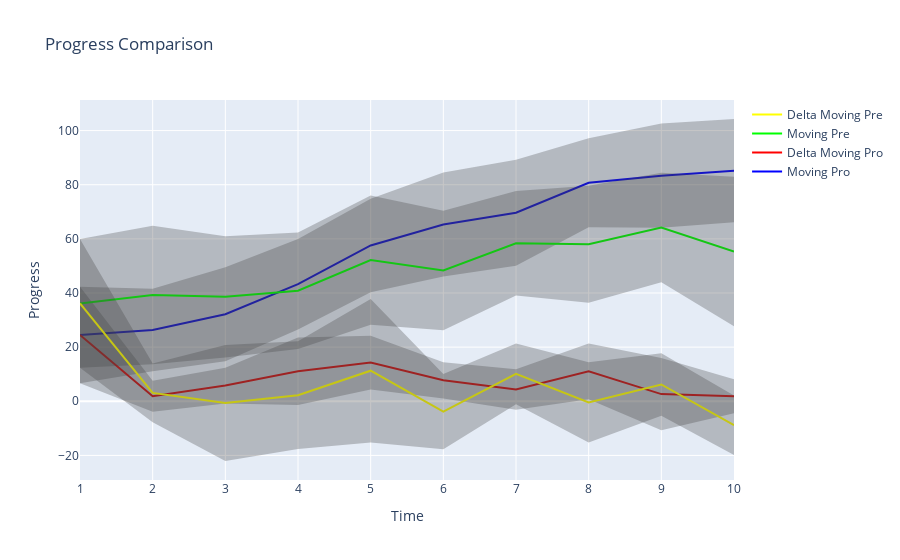

Notebook cell for this chart:
### Code cell
import plotly.graph_objects as go

# Assuming these are numpy arrays
moving_pro_mean = moving_pro.mean(axis=0)
moving_pro_std = moving_pro.std(axis=0)

delta_moving_pro_mean = delta_moving_pro.mean(axis=0)
delta_moving_pro_std = delta_moving_pro.std(axis=0)

moving_pre_mean = moving_pre.mean(axis=0)
moving_pre_std = moving_pre.std(axis=0)

delta_moving_pre_mean = delta_moving_pre.mean(axis=0)
delta_moving_pre_std = delta_moving_pre.std(axis=0)

x_values = np.arange(1, len(moving_pro_mean) + 1)  # This assumes the x-axis is the index from 1 to length of your data

# Create a figure
fig = go.Figure()

# Add Moving Pro data
fig.add_trace(go.Scatter(
    x=x_values,
    y=moving_pro_mean,
    mode='lines',
    name='Moving Pro',
    line=dict(color='rgb(0, 0, 255)'),
))
fig.add_trace(go.Scatter(
    x=x_values,
    y=moving_pro_mean - moving_pro_std,
    mode='lines',
    marker=dict(color="#444"),
    line=dict(width=0),
    showlegend=False,
))
fig.add_trace(go.Scatter(
    x=x_values,
    y=moving_pro_mean + moving_pro_std,
    marker=dict(color="#444"),
    line=dict(width=0),
    mode='lines',
    fillcolor='rgba(68, 68, 68, 0.3)',
    fill='tonexty',
    showlegend=False,
))

# Add Delta Moving Pro data
fig.add_trace(go.Scatter(
    x=x_values,
    y=delta_moving_pro_mean,
    mode='lines',
    name='Delta Moving Pro',
    line=dict(color='rgb(255, 0, 0)'),
))
fig.add_trace(go.Scatter(
    x=x_values,
    y=delta_moving_pro_mean - delta_moving_pro_std,
    mode='lines',
    marker=dict(color="#444"),
    line=dict(width=0),
    showlegend=False,
))
fig.add_trace(go.Scatter(
    x=x_values,
    y=delta_moving_pro_mean + delta_moving_pro_std,
    marker=dict(color="#444"),
    line=dict(width=0),
    mode='lines',
    fillcolor='rgba(68, 68, 68, 0.3)',
    fill='tonexty',
    showlegend=False,
))

# Add Moving Pre data
fig.add_trace(go.Scatter(
    x=x_values,
    y=moving_pre_mean,
    mode='lines',
    name='Moving Pre',
    line=dict(color='rgb(0, 255, 0)'),
))
fig.add_trace(go.Scatter(
    x=x_values,
    y=moving_pre_mean - moving_pre_std,
    mode='lines',
    marker=dict(color="#444"),
    line=dict(width=0),
    showlegend=False,
))
fig.add_trace(go.Scatter(
    x=x_values,
    y=moving_pre_mean + moving_pre_std,
    marker=dict(color="#444"),
    line=dict(width=0),
    mode='lines',
    fillcolor='rgba(68, 68, 68, 0.3)',
    fill='tonexty',
    showlegend=False,
))

# Add Delta Moving Pre data
fig.add_trace(go.Scatter(
    x=x_values,
    y=delta_moving_pre_mean,
    mode='lines',
    name='Delta Moving Pre',
    line=dict(color='rgb(255, 255, 0)'),
))
fig.add_trace(go.Scatter(
    x=x_values,
    y=delta_moving_pre_mean - delta_moving_pre_std,
    mode='lines',
    marker=dict(color="#444"),
    line=dict(width=0),
    showlegend=False,
))
fig.add_trace(go.Scatter(
    x=x_values,
    y=delta_moving_pre_mean + delta_moving_pre_std,
    marker=dict(color="#444"),
    line=dict(width=0),
    mode='lines',
    fillcolor='rgba(68, 68, 68, 0.3)',
    fill='tonexty',
    showlegend=False,
))

# Set the layout of the figure
fig.update_layout(
    title='Progress Comparison',
    xaxis_title='Time',
    yaxis_title='Progress',
    showlegend=True,
)

# Show the figure
fig.show()

### Figure 1 — Plotly figure (JSON) as saved in the notebook; plotly's stock layout.template omitted (floating-point values rounded to 4 significant figures)
{"data": [{"line": {"color": "rgb(0, 0, 255)"}, "mode": "lines", "name": "Moving Pro", "type": "scatter", "x": [1, 2, 3, 4, 5, 6, 7, 8, 9, 10], "y": [24.5, 26.35, 32.15, 43.25, 57.55, 65.3, 69.65, 80.7, 83.35, 85.2]}, {"line": {"width": 0}, "marker": {"color": "#444"}, "mode": "lines", "showlegend": false, "type": "scatter", "x": [1, 2, 3, 4, 5, 6, 7, 8, 9, 10], "y": [6.686, 11.12, 14.77, 26.54, 40.28, 46.11, 50.06, 64.26, 64.11, 66.12]}, {"fill": "tonexty", "fillcolor": "rgba(68, 68, 68, 0.3)", "line": {"width": 0}, "marker": {"color": "#444"}, "mode": "lines", "showlegend": false, "type": "scatter", "x": [1, 2, 3, 4, 5, 6, 7, 8, 9, 10], "y": [42.31, 41.58, 49.53, 59.96, 74.82, 84.49, 89.24, 97.14, 102.6, 104.3]}, {"line": {"color": "rgb(255, 0, 0)"}, "mode": "lines", "name": "Delta Moving Pro", "type": "scatter", "x": [1, 2, 3, 4, 5, 6, 7, 8, 9, 10], "y": [24.5, 1.85, 5.8, 11.1, 14.3, 7.75, 4.35, 11.05, 2.65, 1.85]}, {"line": {"width": 0}, "marker": {"color": "#444"}, "mode": "lines", "showlegend": false, "type": "scatter", "x": [1, 2, 3, 4, 5, 6, 7, 8, 9, 10], "y": [6.686, -3.853, -0.8151, -1.382, 4.395, 1.058, -3.168, 0.7472, -10.67, -4.405]}, {"fill": "tonexty", "fillcolor": "rgba(68, 68, 68, 0.3)", "line": {"width": 0}, "marker": {"color": "#444"}, "mode": "lines", "showlegend": false, "type": "scatter", "x": [1, 2, 3, 4, 5, 6, 7, 8, 9, 10], "y": [42.31, 7.553, 12.42, 23.58, 24.21, 14.44, 11.87, 21.35, 15.97, 8.105]}, {"line": {"color": "rgb(0, 255, 0)"}, "mode": "lines", "name": "Moving Pre", "type": "scatter", "x": [1, 2, 3, 4, 5, 6, 7, 8, 9, 10], "y": [36.15, 39.25, 38.6, 40.85, 52.15, 48.3, 58.4, 58, 64.2, 55.35]}, {"line": {"width": 0}, "marker": {"color": "#444"}, "mode": "lines", "showlegend": false, "type": "scatter", "x": [1, 2, 3, 4, 5, 6, 7, 8, 9, 10], "y": [12.37, 13.69, 16.2, 19.32, 28.25, 26.22, 39.08, 36.41, 43.95, 27.73]}, {"fill": "tonexty", "fillcolor": "rgba(68, 68, 68, 0.3)", "line": {"width": 0}, "marker": {"color": "#444"}, "mode": "lines", "showlegend": false, "type": "scatter", "x": [1, 2, 3, 4, 5, 6, 7, 8, 9, 10], "y": [59.93, 64.81, 61.0, 62.38, 76.05, 70.38, 77.72, 79.59, 84.45, 82.97]}, {"line": {"color": "rgb(255, 255, 0)"}, "mode": "lines", "name": "Delta Moving Pre", "type": "scatter", "x": [1, 2, 3, 4, 5, 6, 7, 8, 9, 10], "y": [36.15, 3.1, -0.65, 2.25, 11.3, -3.85, 10.1, -0.4, 6.2, -8.85]}, {"line": {"width": 0}, "marker": {"color": "#444"}, "mode": "lines", "showlegend": false, "type": "scatter", "x": [1, 2, 3, 4, 5, 6, 7, 8, 9, 10], "y": [12.37, -7.767, -22.06, -17.65, -15.2, -17.76, -1.102, -15.23, -5.365, -19.8]}, {"fill": "tonexty", "fillcolor": "rgba(68, 68, 68, 0.3)", "line": {"width": 0}, "marker": {"color": "#444"}, "mode": "lines", "showlegend": false, "type": "scatter", "x": [1, 2, 3, 4, 5, 6, 7, 8, 9, 10], "y": [59.93, 13.97, 20.76, 22.15, 37.8, 10.06, 21.3, 14.43, 17.77, 2.101]}], "layout": {"showlegend": true, "title": {"text": "Progress Comparison"}, "xaxis": {"title": {"text": "Time"}}, "yaxis": {"title": {"text": "Progress"}}}}
